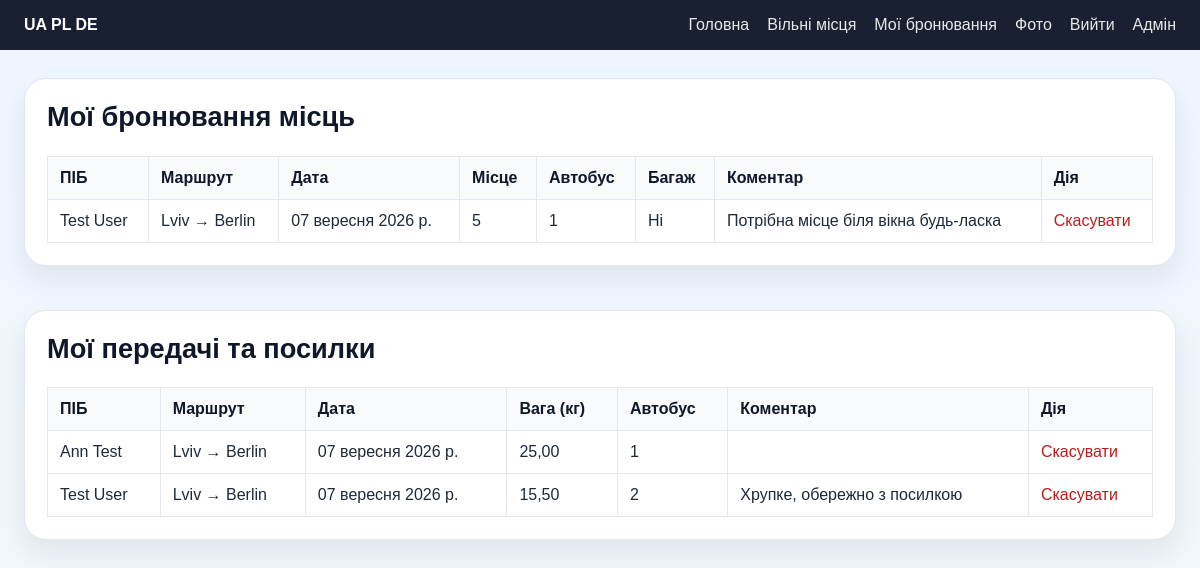
Before: /my-bookings/ (signed in) with the older database file.
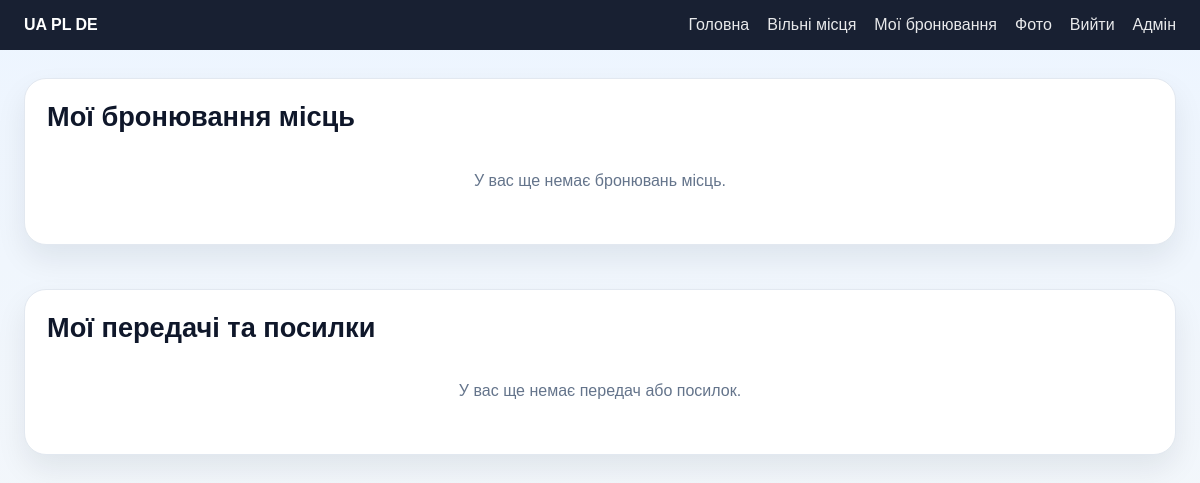
After: the same page with the newer database file.
### Transportation_APP/models.py (models this page shows, shortened)
class Booking(models.Model):
    user = models.ForeignKey(settings.AUTH_USER_MODEL, on_delete=models.CASCADE, related_name="bookings")
    first_name = models.CharField(max_length=60)
    last_name = models.CharField(max_length=60)
    phone = models.CharField(max_length=20)
    from_city = models.CharField(max_length=60, choices=CITY_CHOICES)
    to_city = models.CharField(max_length=60, choices=CITY_CHOICES)
    pickup_location = models.CharField(max_length=255, default="")
    dropoff_location = models.CharField(max_length=255, default="")
    departure_date = models.DateField()
    bus_number = models.PositiveIntegerField(default=1)
    seat_number = models.PositiveIntegerField(default=1)
    baggage = models.BooleanField(default=False)
    comments = models.TextField(blank=True, default="")
    created_at = models.DateTimeField(auto_now_add=True)
    class Meta:
        ordering = ["departure_date", "bus_number", "seat_number"]

class Post(models.Model):
    user = models.ForeignKey(settings.AUTH_USER_MODEL, on_delete=models.CASCADE, related_name="posts")
    first_name = models.CharField(max_length=60)
    last_name = models.CharField(max_length=60)
    phone = models.CharField(max_length=20)
    from_city = models.CharField(max_length=60, choices=CITY_CHOICES)
    to_city = models.CharField(max_length=60, choices=CITY_CHOICES)
    pickup_location = models.CharField(max_length=255, default="")
    dropoff_location = models.CharField(max_length=255, default="")
    departure_date = models.DateField()
    bus_number = models.PositiveIntegerField(default=1)
    weight_kg = models.DecimalField(max_digits=5, decimal_places=2, default=0.0)
    comments = models.TextField(blank=True, default="")
    created_at = models.DateTimeField(auto_now_add=True)
    class Meta:
        ordering = ["departure_date", "bus_number"]

### Transportation_APP/views.py (the view)
# urls.py: path('my-bookings/', views.my_bookings_page, name='my_bookings'),
@login_required(login_url="/auth/login/")
def my_bookings_page(request):
    bookings = Booking.objects.filter(user=request.user).order_by("departure_date", "seat_number")
    posts = Post.objects.filter(user=request.user).order_by("departure_date", "bus_number")
    return render(request, "mybooking.html", {"bookings": bookings, "posts": posts})

### templates/mybooking.html (shortened to what this page needs)
{% extends 'base.html' %}
{% block content %}
<div class="bookings-container">
    <div class="card">
        <h2>Мої бронювання місць</h2>
        {% if bookings %}
            <table>
                <thead>
                    <tr>
                        <th>ПІБ</th>
                        <th>Маршрут</th>
                        <th>Дата</th>
                        <th>Місце</th>
                        <th>Автобус</th>
                        <th>Багаж</th>
                        <th>Коментар</th>
                        <th>Дія</th>
                    </tr>
                </thead>
                <tbody>
                    {% for booking in bookings %}
                        <tr>
                            <td>{{ booking.first_name }} {{ booking.last_name }}</td>
                            <td>{{ booking.from_city }} → {{ booking.to_city }}</td>
                            <td>{{ booking.departure_date }}</td>
                            <td>{{ booking.seat_number }}</td>
                            <td>{{ booking.bus_number }}</td>
                            <td>{% if booking.baggage %}Так{% else %}Ні{% endif %}</td>
                            <td>{{ booking.comments|truncatewords:5 }}</td>
                            <td>
                                <a href="/booking/cancel/{{ booking.id }}/" class="cancel-link">Скасувати</a>
                            </td>
                        </tr>
                    {% endfor %}
                </tbody>
            </table>
        {% else %}
            <p class="empty-message">У вас ще немає бронювань місць.</p>
        {% endif %}
    </div>
    <div class="card">
        <h2>Мої передачі та посилки</h2>
        {% if posts %}
            <table>
                <thead>
                    <tr>
                        <th>ПІБ</th>
                        <th>Маршрут</th>
                        <th>Дата</th>
                        <th>Вага (кг)</th>
                        <th>Автобус</th>
                        <th>Коментар</th>
                        <th>Дія</th>
                    </tr>
                </thead>
                <tbody>
                    {% for post in posts %}
                        <tr>
                            <td>{{ post.first_name }} {{ post.last_name }}</td>
                            <td>{{ post.from_city }} → {{ post.to_city }}</td>
                            <td>{{ post.departure_date }}</td>
                            <td>{{ post.weight_kg }}</td>
                            <td>{{ post.bus_number }}</td>
                            <td>{{ post.comments|truncatewords:5 }}</td>
                            <td>
                                <a href="/post/cancel/{{ post.id }}/" class="cancel-link">Скасувати</a>
                            </td>
                        </tr>
                    {% endfor %}
                </tbody>
            </table>
        {% else %}
            <p class="empty-message">У вас ще немає передач або посилок.</p>
        {% endif %}
    </div>
</div>
{% endblock %}

Changed rows visible on the page:
removed Booking: first_name "Test", last_name "User", from_city "Lviv", to_city "Berlin", departure_date "07 вересня 2026 р.", seat_number "5", bus_number "1", baggage "Ні", comments "Потрібна місце біля вікна будь-ласка"
removed Post: first_name "Ann", last_name "Test", from_city "Lviv", to_city "Berlin", departure_date "07 вересня 2026 р.", weight_kg "25,00", bus_number "1"
removed Post: first_name "Test", last_name "User", from_city "Lviv", to_city "Berlin", departure_date "07 вересня 2026 р.", weight_kg "15,50", bus_number "2", comments "Хрупке, обережно з посилкою"
Other visible differences:
text no longer shown: "ПІБ Маршрут Дата Місце Автобус Багаж Коментар Дія ПІБ Маршрут Дата Вага (кг) Автобус Коментар Дія"
text now shown: "У вас ще немає бронювань місць. У вас ще немає передач або посилок."
